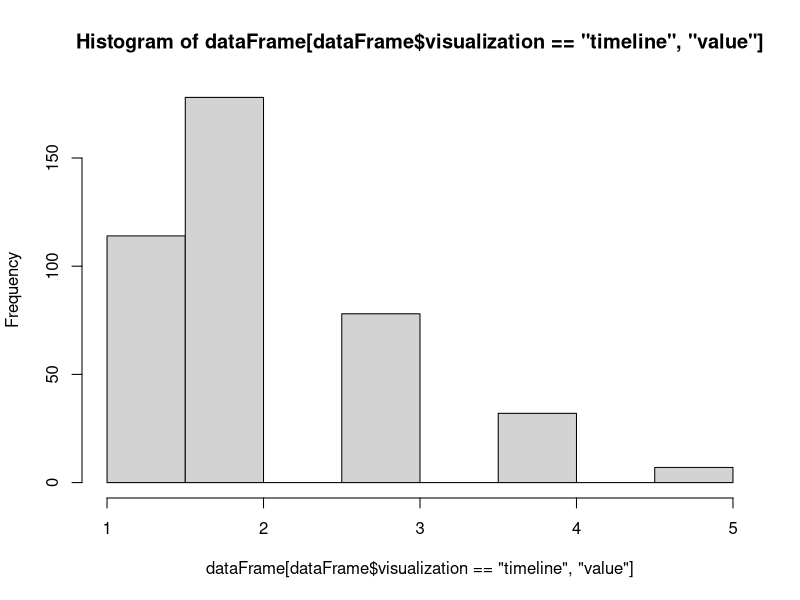
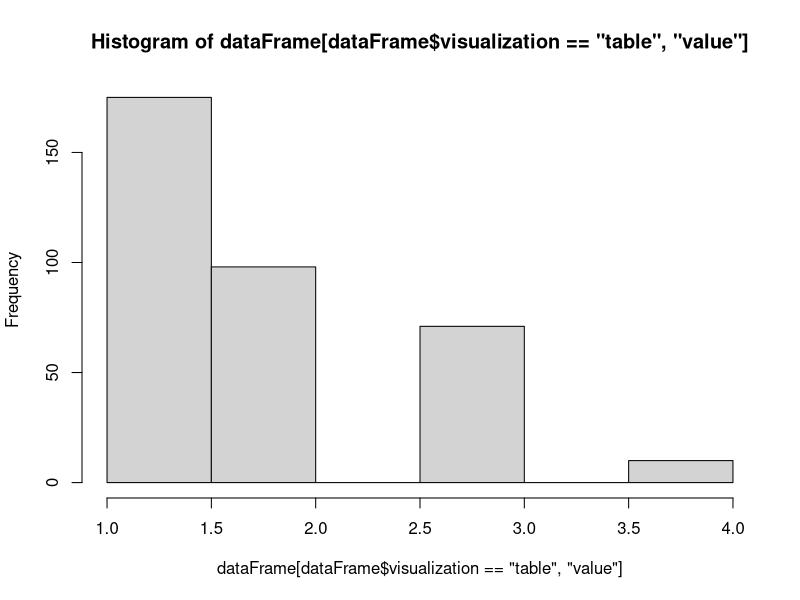
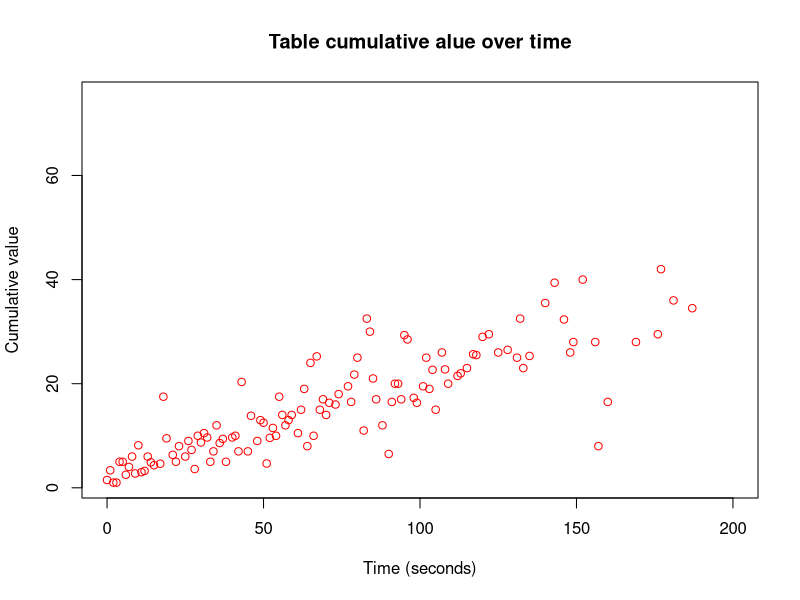
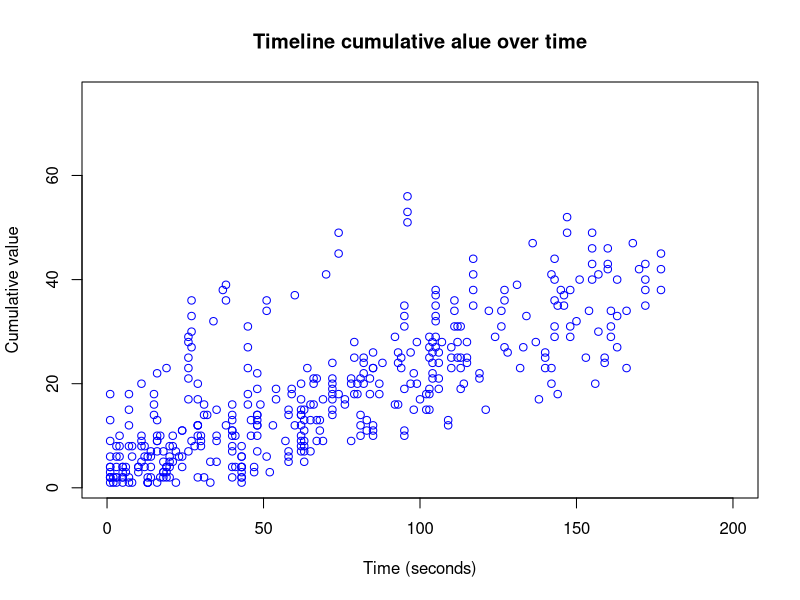
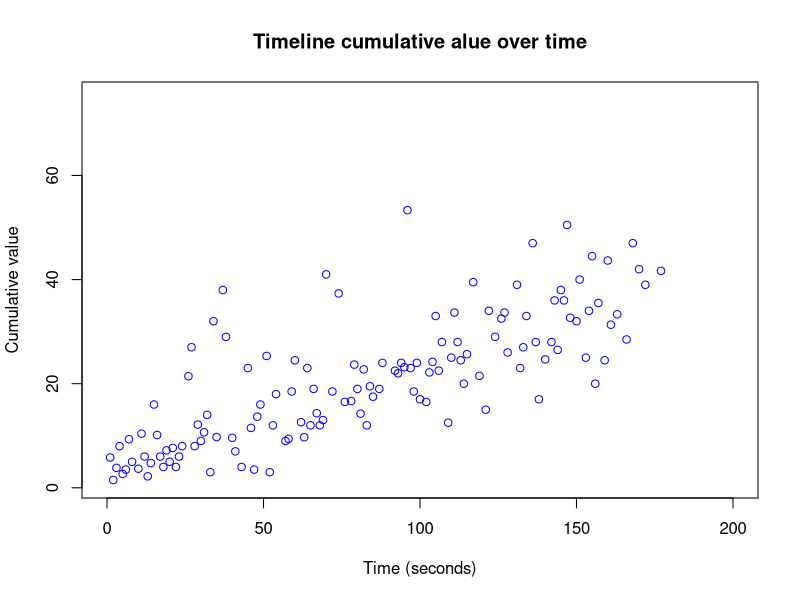

The R script that drew these images, in order: (Note: this script raises an error after producing the figures.)
# setwd("C:/Users/land/Documents/healthTimelinedata")
setwd("C:/Users/land/Documents/copy-health-timeline-analysis") # use dropbox
# setwd("C:/Users/andres/Dropbox/healthTimelineDataAnalysis") # use dropbox
dataFrame = read.csv(file="data.csv", head=TRUE, sep=",")
dataFrame <- subset(dataFrame, value > 0) # remove zero value insights
# write.csv(dataFrame, file = "healthTimelineDataRichNonZero.csv")
summary(dataFrame)

# Mann-Whitney U test
# wilcox.test(value ~ useTimeline, data = dataFrame)

# distribution of the value of the insights
# hist(dataFrame$value)

# Another way to count how many are timeline and how many are table
# nrow(subset(dataFrame, visualization=="timeline"))
# nrow(subset(dataFrame, visualization=="table"))

# total number of insights
table(dataFrame$visualization)

# before we continue we explain the concept of experiment
# we have 10 assessments and 5 participants
# the insights produced by one participant durin an assessment are collected into an experiment
# thus we have a total of 50 experiments
# 25 with timeline and 25 with the table

# distribution of value of all the insights by visualization
tbl <- table(dataFrame$value, dataFrame$visualization)
# chi squared statistical test
chisq.test(tbl)
chisq.test(tbl, simulate.p.value=TRUE)
# p-value = 2.01e-10
# chisq.test(tbl, simulate.p.value=TRUE, B=1e7)$p.value
# fisher.test(tbl) # fails
fisher.test(tbl, simulate.p.value = TRUE) # works

# statisitcal test for all the insights per value
# tmp <- aggregate(insight ~ value+visualization, dataFrame, FUN=length)
# fisher.test(tmp$visualization, tmp$insight)
# fisher.test(tmp$visualization, tmp$insight, simulate.p.value=TRUE)
# chisq.test(tmp$visualization, tmp$insight)

# use the assessment pairs
tbl <- table(dataFrame$pair, dataFrame$visualization)
chisq.test(tbl)

tmp <- subset(dataFrame, value > 2)
tbl <- table(tmp$pair, tmp$visualization)
chisq.test(tbl)
fisher.test(tbl)
fisher.test(tbl, simulate.p.value = TRUE) # works

# to calculate the median
# median of the table
# median(subset(dataFrame, visualization == "table")$value)
# median of the timeline
# median(subset(dataFrame, visualization == "timeline")$value)

minMaxMeanMedianStdFun <- function(x) {
  c(min = min(x), max = max(x), 
    mean = mean(x), median = median(x), 
    std = sd(x))
}

tapply(dataFrame$value, dataFrame$visualization, minMaxMeanMedianStdFun)

# Chi squared test
# chisq.test(table(dataFrame$visualization))

# non-zero insights
table(subset(dataFrame, value > 0)$visualization)

xtabs(value~useTimeline, dataFrame) # total value of the insights for each visualization

# total number of insights by value per visualization
tbl <- with(dataFrame, tapply(visualization, list(visualization, value), FUN=length))
tbl[is.na(tbl)] <- 0

# distribution of the timeline values
hist(dataFrame[dataFrame$visualization=="timeline", "value"])
# mean of the value for timeline
mean(dataFrame[dataFrame$visualization=="timeline", "value"])
# standard deviation
sd(dataFrame[dataFrame$visualization=="timeline", "value"])

# distribution of the table values
hist(dataFrame[dataFrame$visualization=="table", "value"])
# mean of the value for table
mean(dataFrame[dataFrame$visualization=="table", "value"])
# standard deviation
sd(dataFrame[dataFrame$visualization=="table", "value"])

# subset that has insights at least value 3 from table
tableValue3OrMore <- dataFrame[ which( dataFrame$value > 2 & dataFrame$visualization == "table"), ]
# time to insight value 3 or more for table
timeToInsight3Table <- aggregate(time ~ assessment+participant, tableValue3OrMore, FUN=min)
# mean of time to first insight value 3 or higher
mean(timeToInsight3Table$time)
# standard deviation
sd(timeToInsight3Table$time)

# subset that has insights at least value 3 from timeline
timelineValue3OrMore <- dataFrame[ which( dataFrame$value > 2 & dataFrame$visualization == "timeline"), ]
# time to insight value 3 or more for table
timeToInsight3Timeline <- aggregate(time ~ assessment+participant, timelineValue3OrMore, FUN=min)
# mean of time to first insight value 3 or higher
mean(timeToInsight3Timeline$time)
# standard deviation
sd(timeToInsight3Timeline$time)

# some statistics

# total number of insights per assessment per participant
# here we see participant 1 assessment 1 had n number of insights
aggregate(insight ~ assessment+participant, dataFrame, FUN=length)
# the same but with visualization
aggregate(insight ~ assessment+participant+visualization, dataFrame, FUN=length)

# plots

# get the values into a data frame
tableCumulative <- dataFrame[dataFrame$visualization=="table", c("time", "cumulative")]
timelineCumulative <- dataFrame[dataFrame$visualization=="timeline", c("time", "cumulative")]

# Table cumulative value plot
# filled circles are pch = 16 
# for now I guess we can use pch = 1 to make the density look more accurate

cumulativeMean <- aggregate(cumulative ~ time, tableCumulative, FUN=mean)

plot(
  cumulativeMean, 
  col = "red", pch = 1, 
  ylim = c(1, 75), xlim = c(0, 200),
  xlab = "Time (seconds)", ylab = "Cumulative value", main = "Table cumulative alue over time")


# Timeline cumulative value plot

plot(
  timelineCumulative[c("time", "cumulative")], 
  col = "blue", pch = 1, 
  ylim = c(1, 75), xlim = c(0, 200),
  xlab = "Time (seconds)", ylab = "Cumulative value", main = "Timeline cumulative alue over time")

# get the mean of each moment
cumulativeMean <- aggregate(cumulative ~ time, timelineCumulative, FUN=mean)

plot(
  cumulativeMean, 
  col = "blue", pch = 1, 
  ylim = c(1, 75), xlim = c(0, 200),
  xlab = "Time (seconds)", ylab = "Cumulative value", main = "Timeline cumulative alue over time")


#fit first degree polynomial equation:

x <- cumulativeMean$time
y <- cumulativeMean$cumulative
fit  <- lm(y~x)
#second degree
fit2 <- lm(y~poly(x,2,raw=TRUE))
#third degree
fit3 <- lm(y~poly(x,3,raw=TRUE))
#fourth degree
fit4 <- lm(y~poly(x,4,raw=TRUE))

# plot(x,y,pch=19,ylim=c(0,150))
lines(xx, predict(fit, data.frame(x=xx)), col="red")
lines(xx, predict(fit2, data.frame(x=xx)), col="green")
lines(xx, predict(fit3, data.frame(x=xx)), col="blue")
lines(xx, predict(fit4, data.frame(x=xx)), col="purple")

# fit with exponential
exponential.model <- lm(log(cumulativeMean$cumulative)~ cumulativeMean$time)
timevalues <- seq(0, 200, length=length(cumulativeMean$time))
Counts.exponential2 <- exp(predict(exponential.model,list(Time=timevalues)))
lines(timevalues, Counts.exponential2,lwd=2, col = "gold")

# plot the fitting curve
#generate range of 50 numbers starting from 30 and ending at 160
xx <- seq(0,200, length=length(cumulativeMean$time))
lines(xx, predict(fit, data.frame(x=xx)), col="black")


# histograms

h1 <- dataFrame[dataFrame$visualization=="table", "value"]
h2 <- dataFrame[dataFrame$visualization=="timeline", "value"]

hist(
  h1, 
  breaks=rep(0:5,each=2)+c(-.15,.15),
  col=rgb(1,0,0,0.5),
  xlim=c(0,5), 
  # ylim=c(0,150), 
  main="Overlapping Histogram", xlab="Variable"
)

hist(
  h2, 
  breaks=rep(0:5,each=2)+c(-.15,.15),
  col=rgb(0,0,1,0.5), add=T)
box()

# box plots
boxplot(
  time~visualization, 
  # data = subset(dataFrame, value > 2), 
  # data = dataFrame, 
  data = timeToFirstInsight,
  col=(c("darkgreen","gold")),
  notch=FALSE,
  main = "Time to first insight", xlab = "Visualization", ylab="Value"
  # main = "Insight Value 3 or Higher", xlab = "Visualization", ylab="Value"
  # ylim=c(0,5)
)

#########################
# TIME TO FIRST INSIGHT #
#########################

# TIME TO FIRST INSIGHT
# statistical tests for time to first insight
# get the first insight ( of at least value 1 ) for each assessment per participant
tmp <- aggregate(time ~ experiment+visualization, subset(dataFrame, value > 0), FUN=min)
wilcox.test(time~visualization, data = tmp)
kruskal.test(time~visualization, data = tmp)

tmp <- aggregate(time ~ experiment+visualization, subset(dataFrame, value > 1), FUN=min)
wilcox.test(time~visualization, data = tmp)
kruskal.test(time~visualization, data = tmp)

tmp <- aggregate(time ~ experiment+visualization, subset(dataFrame, value > 2), FUN=min)
wilcox.test(time~visualization, data = tmp)
kruskal.test(time~visualization, data = tmp)

tmp <- aggregate(time ~ experiment+visualization, subset(dataFrame, value > 3), FUN=min)
wilcox.test(time~visualization, data = tmp)
kruskal.test(time~visualization, data = tmp)

tmp <- aggregate(time ~ experiment+visualization, subset(dataFrame, value > 4), FUN=min)
wilcox.test(time~visualization, data = tmp)
kruskal.test(time~visualization, data = tmp)

# Fisher and chi-squared are not suitable for numerical data.
fisher.test(tmp$visualization, tmp$time)
fisher.test(tmp$visualization, tmp$time, simulate.p.value=TRUE)
# fisher.test(tmp$visualization, tmp$time, simulate.p.value=TRUE, B=1e7)
chisq.test(tmp$visualization, tmp$time, simulate.p.value = TRUE)
# chisq.test(tmp$visualization, tmp$time, simulate.p.value = TRUE, B=1e7)
chisq.test(tmp$visualization, tmp$time)


# We can try to also use the Na or zero observations of the time to first insight ( value 1 to 5 )
# in this example we check insights value at least 2
# tmp <- aggregate(time ~ experiment+visualization, subset(dataFrame, value > 4), FUN=min)
for(valueToCheck in c( 0, 1, 2, 3, 4 ) ){
  base <- aggregate(value ~ case+visualization, dataFrame, FUN = function(z){ length( z[ z > valueToCheck ] ) } )
  base <- setNames( base, c("case", "visualization", "count") )
  tmp <- aggregate(time ~ case+visualization, subset( dataFrame, value > valueToCheck ), FUN = min )
  tmp <- merge(base, tmp, by = c("case", "visualization"), all.x = TRUE)
  tmp[is.na(tmp)] <- 191 # the three-minute limit we had per assessment
  p <- kruskal.test(time~visualization, data = tmp)$p.value
  
  print( paste( paste( "time to first insight with value >", valueToCheck ), paste("Kruskal ", p) ) )
}

# valueToCheck <- 0
# base <- aggregate(value ~ case+visualization, dataFrame, FUN = function(z){ length( z[ z > valueToCheck ] ) } )
# base <- setNames( base, c("case", "visualization", "count") )
# tmp <- aggregate(time ~ case+visualization, subset( dataFrame, value > valueToCheck ), FUN = min )
# tmp <- merge(base, tmp, by = c("case", "visualization"), all.x = TRUE)
# now test if there is a statistical difference in the p-values
# wilcox.test(time~visualization, data = tmp)
# kruskal.test(time~visualization, data = tmp)
# if we replace the NA values for the 600 assuming to represent that the participant never reached an insight of that level

# test agian with kruskal
# kruskal.test(time~visualization, data = tmp)





#####################################
# INISIGHTS BY VALUE PER ASSESSMENT #
#####################################
# Now we calculate the statistical significance of the number of insights ( value 1 to 5 ) per assessment

# to get the zero counts of insights of a given value use the next instruction
# aggregate(value~experiment+visualization, dataFrame, FUN=function(z){ length(z[z > 2]) })
# to see all the insight values per experiment
aggregate(value~experiment, dataFrame, FUN=function(z){ z }) # z refers to the list of values grouped by experiment

# assign to the tmp data frame the total number of insights value at least valueToCheck
for(valueToCheck in c(0, 1, 2, 3, 4, 5)){
  tmp <- aggregate(value~case+visualization, dataFrame, FUN=function(z){ length(z[z == valueToCheck]) })
  tmp <- setNames(tmp, c("case", "visualization", "count"))
  p <- kruskal.test(count~visualization, data = tmp)$p.value
  print( paste(paste("total number of insights value", valueToCheck), paste("Kruskal", p)) )
}
# valueToCheck <- 4

# makes no sense because "case" is from 1 to 25 and describes the case used nothing else
# wilcox.test(case~visualization, data = dataFrame, p.value=TRUE) 
# use tmp and select count which contains the number of insights per case
# wilcox.test(count~visualization, data = tmp)$p.value
# wilcox.test(case~visualization, data = subset(dataFrame, value > 4), p.value=TRUE)
kruskal.test(count~visualization, data = tmp)$p.value

# Experiment
# ggplot(dataFrame, aes(x=case, fill=visualization)) + geom_density(alpha=.3) + scale_x_continuous(limits = c(-20, 50))
# ggplot(subset(dataFrame, value >3), aes(x=case, fill=visualization)) + geom_density(alpha=.3) + scale_x_continuous(limits = c(-20, 50))
# ggplot(subset(dataFrame, value >0), aes(x=time, fill=visualization)) + geom_density(alpha=.3) + scale_x_continuous(limits = c(-50, 250))
ggplot(dataFrame, aes(x=case, fill=visualization)) + geom_density(alpha=.3) + xlim(-20, 50)
ggplot(subset(dataFrame, value > 0), aes(x=case, fill=visualization)) + geom_density(alpha=.3) + xlim(-20, 50)
ggplot(subset(dataFrame, value > 1), aes(x=case, fill=visualization)) + geom_density(alpha=.3) + xlim(-20, 50)
ggplot(subset(dataFrame, value > 2), aes(x=case, fill=visualization)) + geom_density(alpha=.3) + xlim(-20, 50)
ggplot(subset(dataFrame, value > 3), aes(x=case, fill=visualization)) + geom_density(alpha=.3) + xlim(-20, 50)
ggplot(subset(dataFrame, value > 4), aes(x=case, fill=visualization)) + geom_density(alpha=.3) + xlim(-20, 50)

# use the zero values from assessments/experiments that had no insight of a given value ( 1 to 5 )
tmp <-aggregate(value~experiment+visualization, dataFrame, FUN=function(z){ length(z[z == 5]) })
wilcox.test(value~visualization, data = tmp, p.value=TRUE)
kruskal.test(value~visualization, data = tmp)

# Total number of insights per assessment
# count insights per assessment
tmp <- aggregate(insight ~ experiment+visualization, dataFrame, FUN=length)
wilcox.test(insight~visualization, data = tmp)
kruskal.test(insight~visualization, data = tmp)
tapply(tmp$insight, tmp$visualization, minMaxMeanMedianStdFun) # get the average and SD

tmp <- aggregate(insight ~ assessment+participant+visualization, subset(dataFrame, value == 1), FUN=length)
wilcox.test(insight~visualization, data = tmp)
kruskal.test(insight~visualization, data = tmp)

tmp <- aggregate(insight ~ assessment+participant+visualization, subset(dataFrame, value == 2), FUN=length)
wilcox.test(insight~visualization, data = tmp)
kruskal.test(insight~visualization, data = tmp)

tmp <- aggregate(insight ~ assessment+participant+visualization, subset(dataFrame, value == 3), FUN=length)
wilcox.test(insight~visualization, data = tmp)
kruskal.test(insight~visualization, data = tmp)

tmp <- aggregate(insight ~ assessment+participant+visualization, subset(dataFrame, value == 4), FUN=length)
wilcox.test(insight~visualization, data = tmp)
kruskal.test(insight~visualization, data = tmp)

tmp <- aggregate(insight ~ assessment+participant+visualization, subset(dataFrame, value == 5), FUN=length)
wilcox.test(insight~visualization, data = tmp)
kruskal.test(insight~visualization, data = tmp)

# count the number of hypothesis
# A hypothesis is an insight value 4 or 5
valueToCheck <- 3
# assessments that do not have a value 4 or 5 will get a 0 
# this means no observations occurred in the assessment of this insights
tmp <- aggregate(value ~ experiment+visualization, dataFrame, FUN = function(z){ length( z[ z > valueToCheck ] ) } )
tmp <- setNames(tmp, c("experiment", "visualization", "insight")) # remane the columns
wilcox.test(insight~visualization, data = tmp)
kruskal.test(insight~visualization, data = tmp)
tapply(tmp$insight, tmp$visualization, minMaxMeanMedianStdFun) # get the average and SD

# The distribution of the value per assessment
# we have 25 assessments with timeline and another 25 with the table

# if we use the x-axis as the average insight-value
tmp <- aggregate(value ~ experiment+visualization, dataFrame, FUN = function(z){ mean(z) } )
tmp <- setNames(tmp, c("experiment", "visualization", "meanValue")) # remane the columns

test <- wilcox.test(meanValue~visualization, data = tmp)
p <- test$p.value
print( paste( "Mean value per assessment ", paste("Wilcoxon Mann Whitney ", p) ) )
test <- kruskal.test(meanValue~visualization, data = tmp)
p <- test$p.value
print( paste( "Mean value per assessment ", paste("Kruskal Wallis ", p) ) )
tapply(tmp$meanValue, tmp$visualization, minMaxMeanMedianStdFun) # get the average and SD

# try some boxplots
# dataToPlot <- data.frame(
#   'timeline' = split(tmp, tmp$visualization)$timeline$meanValue,
#   'table' = split(tmp, tmp$visualization)$table$meanValue
# )
# boxplot(dataToPlot)

plot <- ggplot(tmp, aes(x=visualization, y=meanValue)) + geom_boxplot()
plot + geom_boxplot()
plot + geom_boxplot() + geom_jitter()
plot + geom_boxplot() + coord_flip() + geom_jitter()
plot + geom_boxplot(aes(fill = factor(visualization)))

# Recommended
plot <- ggplot(tmp, aes(factor(visualization), meanValue)) 
plot + geom_boxplot(aes(fill = factor(visualization))) + coord_flip() + geom_jitter() + scale_fill_manual(values=c("#999999", "#E69F00", "#56B4E9"))
plot + geom_boxplot(aes(fill = factor(visualization))) + coord_flip() + scale_fill_brewer(palette="Accent")


# or the cummulative value
tmp <- aggregate(value ~ experiment+visualization, dataFrame, FUN = function(z){ sum(z) } )
tmp <- setNames(tmp, c("experiment", "visualization", "cumulativeValue")) # remane the columns
test <- wilcox.test(cumulativeValue~visualization, data = tmp)
p <- test$p.value
print( paste( "cumulative value per assessment ", paste("Wilcoxon Mann Whitney ", p) ) )
test <- kruskal.test(cumulativeValue~visualization, data = tmp)
p <- test$p.value
print( paste( "cumulative value per assessment ", paste("Kruskal Wallis ", p) ) )
tapply(tmp$cumulativeValue, tmp$visualization, minMaxMeanMedianStdFun) # get the average and SD

plot <- ggplot(tmp, aes(factor(visualization), cumulativeValue)) 
plot + geom_boxplot(aes(fill = factor(visualization))) + coord_flip() + geom_jitter() + scale_fill_manual(values=c("#999999", "#E69F00", "#56B4E9"))
plot + geom_boxplot(aes(fill = factor(visualization))) + coord_flip() + scale_fill_brewer(palette="Accent")



###############################
# INSIGHT VALUE BY PATIENT ID #
###############################

# Extract the patient IDs
patientIDs <- unique(dataFrame$patient)

for(patientID in patientIDs ){
  dataOfPatient <- subset(dataFrame, dataFrame$patient == patientID) # get the subset for each patient ID
  tbl <- table(dataOfPatient$value, dataOfPatient$visualization) # extract the count of insights per value
  # chi squared with simulated data passes
  # chisq.test(tbl) # chi squared statistical test fails
  # fisher.test(tbl) # fails
  # fisher.test(tbl, simulate.p.value = TRUE) # works
  p <- chisq.test(tbl, simulate.p.value=TRUE)$p.value
  print( paste( paste( "Patient ID ", patientID ), paste("ChiSQ ", p) ) )
  p <- fisher.test(tbl, simulate.p.value = TRUE)$p.value
  print( paste("Fisher ", p) )
  stats <- tapply(dataOfPatient$value, dataOfPatient$visualization, minMaxMeanMedianStdFun) # get the average and SD
  print(stats)
}

